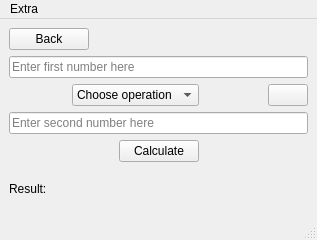
<?xml version="1.0" encoding="UTF-8"?>
<ui version="4.0">
 <class>WindowArithmetic</class>
 <widget class="QMainWindow" name="WindowArithmetic">
  <property name="geometry">
   <rect>
    <x>0</x>
    <y>0</y>
    <width>317</width>
    <height>240</height>
   </rect>
  </property>
  <property name="sizePolicy">
   <sizepolicy hsizetype="Fixed" vsizetype="Fixed">
    <horstretch>0</horstretch>
    <verstretch>0</verstretch>
   </sizepolicy>
  </property>
  <property name="minimumSize">
   <size>
    <width>0</width>
    <height>0</height>
   </size>
  </property>
  <property name="maximumSize">
   <size>
    <width>16777215</width>
    <height>16777215</height>
   </size>
  </property>
  <property name="windowTitle">
   <string>BinaRy</string>
  </property>
  <widget class="QWidget" name="centralwidget">
   <layout class="QVBoxLayout" name="verticalLayout">
    <item>
     <layout class="QHBoxLayout" name="horizontalLayout">
      <item>
       <widget class="QPushButton" name="buttonBack">
        <property name="text">
         <string>Back</string>
        </property>
       </widget>
      </item>
      <item>
       <spacer name="horizontalSpacer">
        <property name="orientation">
         <enum>Qt::Horizontal</enum>
        </property>
        <property name="sizeHint" stdset="0">
         <size>
          <width>40</width>
          <height>20</height>
         </size>
        </property>
       </spacer>
      </item>
     </layout>
    </item>
    <item>
     <widget class="QLineEdit" name="lineEditUpper">
      <property name="placeholderText">
       <string>Enter first number here</string>
      </property>
     </widget>
    </item>
    <item>
     <layout class="QHBoxLayout" name="horizontalLayout_2">
      <item>
       <spacer name="horizontalSpacer_3">
        <property name="orientation">
         <enum>Qt::Horizontal</enum>
        </property>
        <property name="sizeHint" stdset="0">
         <size>
          <width>40</width>
          <height>20</height>
         </size>
        </property>
       </spacer>
      </item>
      <item>
       <widget class="QComboBox" name="comboBoxOps">
        <item>
         <property name="text">
          <string>Choose operation</string>
         </property>
        </item>
        <item>
         <property name="text">
          <string>+</string>
         </property>
        </item>
        <item>
         <property name="text">
          <string>-</string>
         </property>
        </item>
        <item>
         <property name="text">
          <string>*</string>
         </property>
        </item>
        <item>
         <property name="text">
          <string>/</string>
         </property>
        </item>
       </widget>
      </item>
      <item>
       <spacer name="horizontalSpacer_2">
        <property name="orientation">
         <enum>Qt::Horizontal</enum>
        </property>
        <property name="sizeHint" stdset="0">
         <size>
          <width>40</width>
          <height>20</height>
         </size>
        </property>
       </spacer>
      </item>
      <item>
       <widget class="QPushButton" name="buttonSwap">
        <property name="text">
         <string/>
        </property>
       </widget>
      </item>
     </layout>
    </item>
    <item>
     <widget class="QLineEdit" name="lineEditLower">
      <property name="placeholderText">
       <string>Enter second number here</string>
      </property>
     </widget>
    </item>
    <item>
     <layout class="QHBoxLayout" name="horizontalLayout_3">
      <item>
       <spacer name="horizontalSpacer_5">
        <property name="orientation">
         <enum>Qt::Horizontal</enum>
        </property>
        <property name="sizeHint" stdset="0">
         <size>
          <width>40</width>
          <height>20</height>
         </size>
        </property>
       </spacer>
      </item>
      <item>
       <widget class="QPushButton" name="buttonCalculate">
        <property name="text">
         <string>Calculate</string>
        </property>
       </widget>
      </item>
      <item>
       <spacer name="horizontalSpacer_4">
        <property name="orientation">
         <enum>Qt::Horizontal</enum>
        </property>
        <property name="sizeHint" stdset="0">
         <size>
          <width>40</width>
          <height>20</height>
         </size>
        </property>
       </spacer>
      </item>
     </layout>
    </item>
    <item>
     <widget class="QLabel" name="labelResult">
      <property name="text">
       <string>Result:</string>
      </property>
     </widget>
    </item>
   </layout>
  </widget>
  <widget class="QMenuBar" name="menubar">
   <property name="geometry">
    <rect>
     <x>0</x>
     <y>0</y>
     <width>317</width>
     <height>22</height>
    </rect>
   </property>
   <widget class="QMenu" name="menuExtra">
    <property name="title">
     <string>Extra</string>
    </property>
    <addaction name="actionAbout_developer"/>
    <addaction name="actionAbout_program"/>
    <addaction name="actionRefresh"/>
    <addaction name="actionExit"/>
   </widget>
   <addaction name="menuExtra"/>
  </widget>
  <widget class="QStatusBar" name="statusBar"/>
  <action name="actionAbout_developer">
   <property name="text">
    <string>About developer</string>
   </property>
   <property name="shortcut">
    <string>Ctrl+D</string>
   </property>
  </action>
  <action name="actionAbout_program">
   <property name="text">
    <string>About program</string>
   </property>
   <property name="shortcut">
    <string>Ctrl+P</string>
   </property>
  </action>
  <action name="actionExit">
   <property name="text">
    <string>Exit</string>
   </property>
   <property name="shortcut">
    <string>Ctrl+E</string>
   </property>
  </action>
  <action name="actionRefresh">
   <property name="text">
    <string>Refresh</string>
   </property>
   <property name="shortcut">
    <string>Ctrl+R</string>
   </property>
  </action>
 </widget>
 <resources/>
 <connections/>
</ui>
